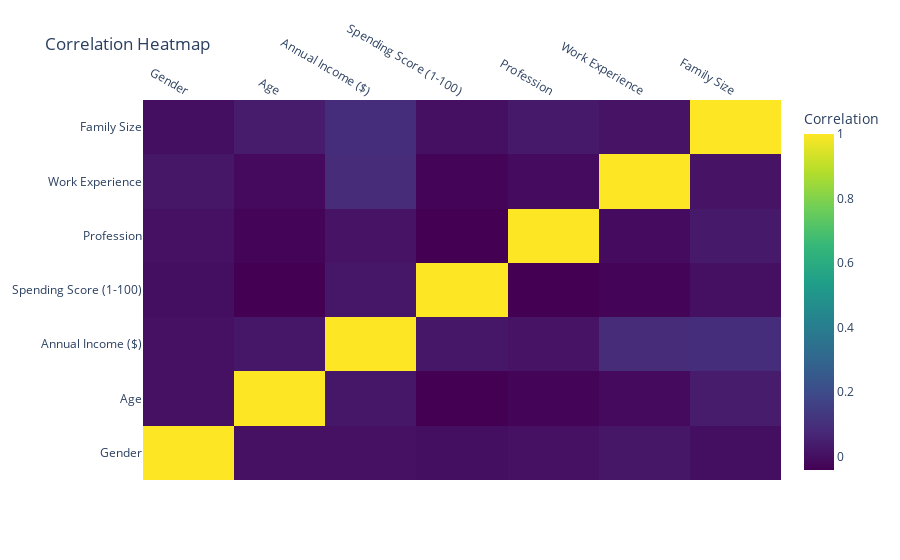

The notebook cell this image was saved under:
### Code cell
# Calculate correlation
corr = df.corr()

# Create the correlation matrix heatmap
fig = go.Figure(data=go.Heatmap(
                   z=corr.values,
                   x=corr.columns,
                   y=corr.columns,
                   colorscale='Viridis',
                   colorbar=dict(title='Correlation')))

# Update heatmap layout
fig.update_layout(title='Correlation Heatmap',
                  xaxis=dict(side='top'))

# Show the figure
fig.show()

### Figure 1 — Plotly figure (JSON) as saved in the notebook; plotly's stock layout.template omitted (floating-point values rounded to 4 significant figures)
{"data": [{"colorbar": {"title": {"text": "Correlation"}}, "colorscale": [[0, "#440154"], [0.1111, "#482878"], [0.2222, "#3e4989"], [0.3333, "#31688e"], [0.4444, "#26828e"], [0.5556, "#1f9e89"], [0.6667, "#35b779"], [0.7778, "#6ece58"], [0.8889, "#b5de2b"], [1, "#fde725"]], "type": "heatmap", "x": ["Gender", "Age", "Annual Income ($)", "Spending Score (1-100)", "Profession", "Work Experience", "Family Size"], "y": ["Gender", "Age", "Annual Income ($)", "Spending Score (1-100)", "Profession", "Work Experience", "Family Size"], "z": [[1.0, 0.005821, 0.004701, -0.0005275, 0.006494, 0.02065, 0.0002278], [0.005821, 1.0, 0.02138, -0.0418, -0.03171, -0.01432, 0.03825], [0.004701, 0.02138, 1.0, 0.0233, 0.01246, 0.08914, 0.09301], [-0.0005275, -0.0418, 0.0233, 1.0, -0.04106, -0.02895, 0.002232], [0.006494, -0.03171, 0.01246, -0.04106, 1.0, -0.01121, 0.02813], [0.02065, -0.01432, 0.08914, -0.02895, -0.01121, 1.0, 0.01187], [0.0002278, 0.03825, 0.09301, 0.002232, 0.02813, 0.01187, 1.0]]}], "layout": {"title": {"text": "Correlation Heatmap"}, "xaxis": {"side": "top"}}}
